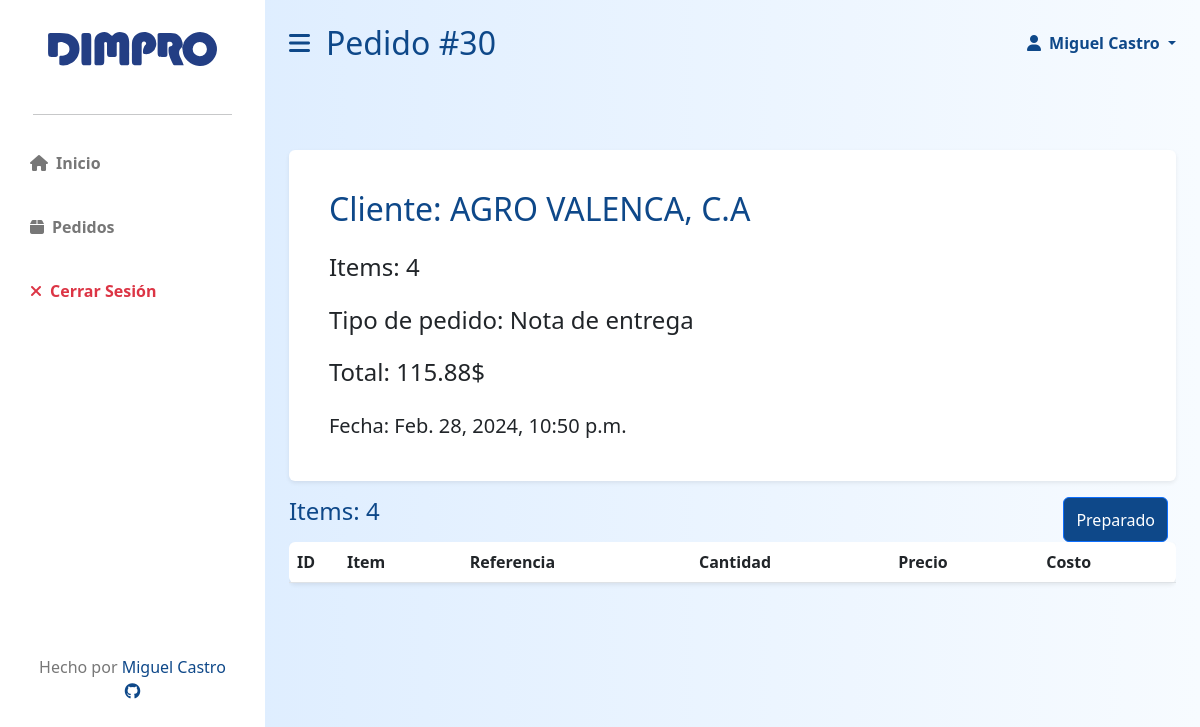
The app's page /client/order/view/30/ (signed in) with its own data.
### dimpro/models.py (models this page shows, shortened)
class Order(models.Model):
    user_email = models.ForeignKey(User, on_delete=models.CASCADE, related_name='orders')
    status = models.CharField(max_length=16,choices= [
        ('preparado', 'Preparado'),
        ('pendiente', 'Pendiente')
    ])
    client_id = models.ForeignKey(Contact, on_delete=models.CASCADE, related_name='orders')
    date = models.DateTimeField(auto_now_add=True)
    total = models.DecimalField(max_digits=7, decimal_places=2)
    type = models.CharField(max_length=16,choices= [
        ('nota de entrega', 'Nota de entrega'),
        ('factura', 'Factura')
    ])
    def product_categories(self):
        return Order_Product.objects.filter(order_id=self.id).count()

class User(AbstractBaseUser, PermissionsMixin):
    id = models.AutoField(primary_key=True)
    email = models.EmailField(blank=True, default='', unique=True)
    name = models.CharField(max_length=255, blank=True, default='')
    last_name = models.CharField(max_length=255, blank=True, default='')
    phoneregex = RegexValidator(regex=r"^\+?58?\d{11,15}$")
    phonenumber = models.CharField(
        validators=[phoneregex], max_length=17, blank=True, null=False
    )
    is_active = models.BooleanField(default=True)
    is_superuser = models.BooleanField(default=False)
    is_staff = models.BooleanField(default=False)
    is_operator = models.BooleanField(default=False)
    date_joined = models.DateTimeField(default=timezone.now)
    last_login = models.DateTimeField(blank=True, null=True)
    objects = CustomUserManager()
    USERNAME_FIELD = 'email'
    EMAIL_FIELD = 'email'
    REQUIRED_FIELDS = []
    class Meta:
        verbose_name = 'User'
        verbose_name_plural = 'Users'

class Contact(models.Model):
    name = models.CharField(max_length=128)
    date_joined = models.DateTimeField(auto_now_add=True)
    active = models.BooleanField(null = False)

### dimpro/views.py (the view)
# urls.py: path("client/order/view/<int:id>/", views.client_order_view, name='client_vieworder'),
@only_for('user')
def client_order_view(request, id):
    if request.method == "POST":
        pass
    order = Order.objects.get(id=id)
    client = User.objects.get(email=order.user_email)
    return render(request, 'dimpro/client/client_order_view.html', {
        'seller': client,
        'order': order,
        'client': order.client_id.name,
        'order_categories': order.product_categories()
    })

### dimpro/templates/dimpro/client/client_order_view.html (shortened to what this page needs)
{% extends 'dimpro/client/client_layout.html' %}
{% load static %}
{% block stitle %}
    Pedido #{{ order.id }}
{% endblock %}
{% block body %}
    <div class="row g-3 my-5">
        <div class="col-my-5">
            <div class=" p-3 bg-white shadow-sm d-flex justify-content-start align-items-center rounded">
                <div class="mx-4">
                    <h2 class="fs-2 primary-text mt-4 mb-4">Cliente: {{ client }}</h2>
                    <h3 class="fs-4 mb-4">Items: {{ order_categories }}</h3>
                    <h3 class="fs-4 mb-4">Tipo de pedido: {% if order.type == 'nota de entrega' %}Nota de entrega{% else %}Factura base{% endif %}</h3>
                    <h3 class="fs-4 mb-4">Total: {{ order.total }}$</h3>
                    <p class="fs-5 mb-4">Fecha: {{ order.date }}</p>
                </div>
            </div>
        </div>
        <div class="col-md-12 col-12">
            <div class="col-md-12 d-flex flex-row">
                <div class="col-6 col-md-6  align-items-center">
                    <h3 class="fs-4 mb-3 primary-text">Items: {{ order_categories }}</h3>
                </div>
                <div class="col-6 col-md-6 text-end d-flex justify-content-end">
                    {% if order.status == 'pendiente' %}
                        <button style="background-color: rgb(226, 200, 116) !important; border: none;" type="button" class="btn btn-primary fs-6 mx-2">Pendiente</button>
                        <a href="{% url 'dimpro:client_editorder' order.id  %}">
                            <button type="button" class="btn btn-primary grow"><i class="fa-solid fa-pen-to-square mx-1"></i></button>
                        </a>
                    {% else %}
                        <button type="button" class="btn btn-primary preparado fs-6 grow  mx-2">Preparado</button>
                    {% endif %}
                </div>
            </div>
            <div class="col mx-auto">
                <div class="table-responsive">
                    <table id="datatable-orders" class="table bg-white rounded shadow-sm table-hover">
                        <thead>
                            <tr>
                                <th width="50">ID</th>
                                <th>Item</th>
                                <th>Referencia</th>
                                <th>Cantidad</th>
                                <th>Precio</th>
                                <th>Costo</th>
                            </tr>
                        </thead>
                    </table>
                </div>
            </div>
        </div>
    </div>
{% endblock %}

### dimpro/templates/dimpro/client/client_layout.html (shortened to what this page needs)
{% load static %}
<!DOCTYPE html>
<html lang="es">
    <head>
        <link rel="stylesheet" href="https://cdn.jsdelivr.net/npm/bootstrap@5.2.3/dist/css/bootstrap.min.css" />
        <link rel="stylesheet" href="https://cdn.datatables.net/1.13.1/css/dataTables.bootstrap5.min.css" />
        <link rel="stylesheet" href="https://cdnjs.cloudflare.com/ajax/libs/font-awesome/6.2.1/css/all.min.css" />
        <link rel="stylesheet" href="{% static 'dimpro/styles.css' %}">
    </head>
    <body data-is-operator="{{ request.user.is_operator }}" data-is-user="true">
        <div class="d-flex" id="wrapper">
            <div class="bg-white" id="sidebar-wrapper">
                <div class="sidebar-heading text-center py-4 primary-text fs-4 fw-bold text-uppercase">
                    <a href="{% url 'dimpro:index' %}" class="growt">
                        <img class="mx-0 w-75 mb-2 mt-2"src="{% static 'dimpro/logodimpro.svg' %}" id="dimpro-sidebar-logo"alt="" >
                    </a>
                </div>
                <hr class="w-75 mx-auto">
                <div class="list-group list-group-flush my-3">
                    <a href="{% url 'dimpro:index' %}" class="growt list-group-item list-group-item-action bg-transparent second-text fw-bold">
                        <i class="fas fa-house me-2"></i>Inicio
                    </a>
                    <a href="{% url 'dimpro:client_orders' user.id %}" class="growt list-group-item list-group-item-action bg-transparent second-text fw-bold">
                        <i class="fas fa-box me-2"></i>Pedidos
                    </a>
                    <a href="{% url 'dimpro:logout' %}" class="growt list-group-item list-group-item-action bg-transparent text-danger fw-bold">
                        <i class="fas fa-xmark me-2"></i>Cerrar Sesión
                    </a>
                </div>
                <div class="d-flex flex-column h-50 justify-content-end">
                    <p class="text-center list-group-item">Hecho por <a class="primary-text" href="https://github.com/migueacastro" target="_blank">Miguel Castro <i class="fa-brands fa-github primary-text"></i></a></p>
                </div>
            </div>
            <div id="page-content-wrapper">
                <nav class="navbar d-flex navbar-expand-lg navbar-light bg-transparent py-4 px-4">
                    <div class="col-6 d-flex align-items-center">
                        <i class="fas fa-bars primary-text fs-4 me-3" id="menu-toggle"></i>
                        <h2 class="fs-2 m-0 primary-text">{% block stitle %}{% endblock %}</h2>
                    </div>
                    <div class="col-6 d-flex justify-content-end">
                        <a class="nav-link dropdown-toggle primary-text fw-bold" href="#" id="navbarDropdown"
                                        role="button" data-bs-toggle="dropdown" aria-expanded="false" >
                                        <i class="fas fa-user me-2"></i>{{ user.name }} {{ user.last_name }}
                        </a>
                    </div>
                </nav>
                <div class="container-fluid px-4 mb-5">
                    {% block body %}{% endblock %}
                </div>
            </div>
        </div>
    </body>
</html>

### dimpro/static/dimpro/styles.css (style rules this page uses)
:root { --main-bg-color:#0e4889; --main-text-color: #0e4889; --second-text-color: #fff; --second-bg-color: #4378da; --third-text-color: #777777; }
a { text-decoration: none !important; }
.primary-text { color: var(--main-text-color) }
.second-text { color: var(--second-text-color) }
.grow { transition: all .2s ease-in-out; }
.growt { transition: all .2s ease-in-out; }
table { overflow-x: scroll; }
#wrapper { overflow-x: hidden; background-image: linear-gradient( to right, #d8eaff, #f7fbff ) }
.btn-primary { background-color: var(--main-bg-color); }
#sidebar-wrapper { min-height: 100vh; margin-left: -15rem; transition: margin 0.25s ease-out; }
#sidebar-wrapper .sidebar-heading { padding: 0.875rem 1.25rem; font-size: 1.2rem; }
#sidebar-wrapper .list-group { width: 15rem; }
#page-content-wrapper { min-width: 100vw; }
#menu-toggle { cursor: pointer; transition: margin 2s ease-out; }
.list-group-item { color: var(--third-text-color); border: none; padding: 20px 30px; }
a { text-decoration: none; }
.btn { white-space: no-wrap !important; overflow: hidden !important; display: block !important; }
@media (min-width: 1024px) { #sidebar-wrapper { margin-left: 0; } }
@media (min-width: 1024px) { #page-content-wrapper { min-width: 0; width: 100%; } }

### records on screen
Order: id "30", total "115.88", date "Feb. 28, 2024, 10:50 p.m."
User: name "Miguel", last_name "Castro"
Contact: name "AGRO VALENCA, C.A"

### other values on screen
{{ order_categories }} "4"
